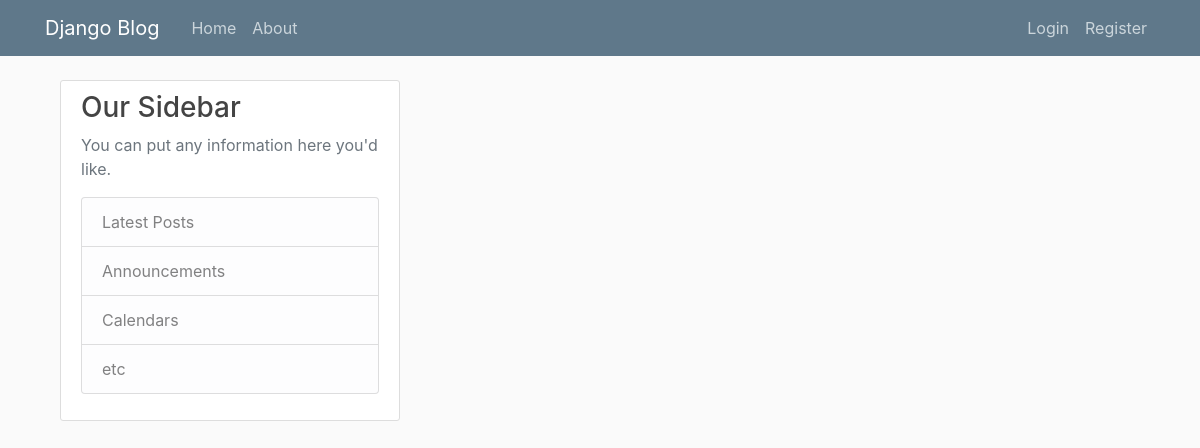
The app's page /, older data.
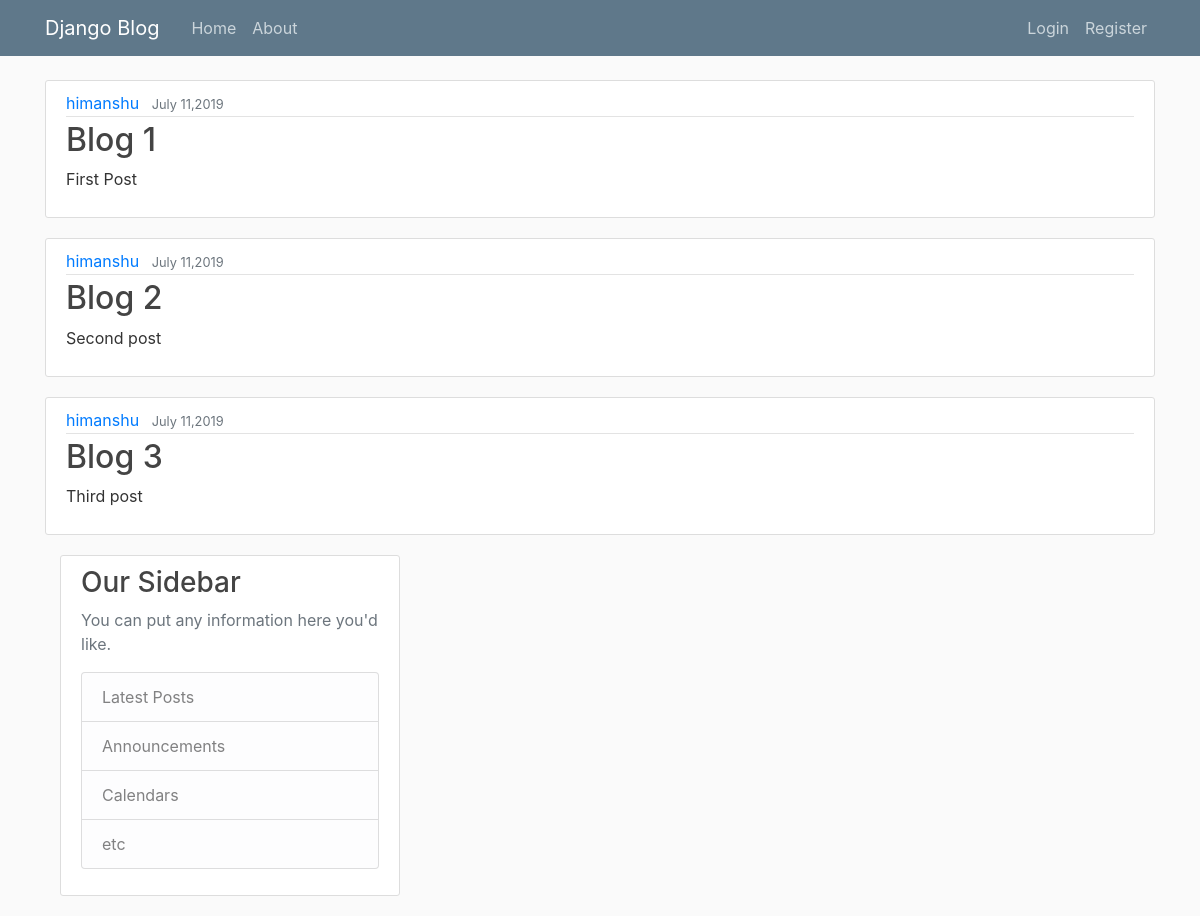
The same page, newer data.
### blog/models.py (models this page shows, shortened)
class Post(models.Model):
    title = models.CharField(max_length=100)
    content = models.TextField()
    date_posted = models.DateTimeField(default=timezone.now)
    author=models.ForeignKey(User,on_delete=models.CASCADE)

### blog/views.py (the view)
# urls.py: path('', views.home, name='blog-home'),
def home(request):
    context={
        'posts': Post.objects.all()
    }
    return render(request,'blog/home.html',context)

### blog/templates/blog/home.html
{% extends "blog/base.html" %}
{% block content %}
     {% for post in posts %}
           <article class="media content-section">
                   <div class="media-body">
                       <div class="article-metadata">
                             <a class="mr-2" href="#">{{ post.author }}</a>
                             <small class="text-muted">{{ post.date_posted|date:"F d,Y"}}</small>
                       </div>
                          <h2><a class="article-title" href="#">{{ post.title }}</a></h2>
                          <p class="article-content">{{ post.content }}</p>
                   </div>
            </article>
     {% endfor %}
{% endblock content %}

### blog/templates/blog/base.html (shortened to what this page needs)
{% load static %}
<!doctype html>
<html lang="en">
  <head>
    <link rel="stylesheet" href="https://stackpath.bootstrapcdn.com/bootstrap/4.3.1/css/bootstrap.min.css">
      <link rel="stylesheet" type="text/css" href="{% static  'blog/main.css' %}">
</head>
<body>
                <div class="container">
                    {% block content %}{% endblock %}
                </div>
                        <header class="site-header">
                          <nav class="navbar navbar-expand-md navbar-dark bg-steel fixed-top">
                            <div class="container">
                              <a class="navbar-brand mr-4" href="/">Django Blog</a>
                              <div class="collapse navbar-collapse" id="navbarToggle">
                                <div class="navbar-nav mr-auto">
                                  <a class="nav-item nav-link" href="/">Home</a>
                                  <a class="nav-item nav-link" href="/about">About</a>
                                </div>
                                <div class="navbar-nav">
                                  <a class="nav-item nav-link" href="#">Login</a>
                                  <a class="nav-item nav-link" href="#">Register</a>
                                </div>
                              </div>
                            </div>
                          </nav>
                        </header>
                        <main role="main" class="container">
                                        <div class="col-md-4">
                                          <div class="content-section">
                                            <h3>Our Sidebar</h3>
                                            <p class='text-muted'>You can put any information here you'd like.
                                              <ul class="list-group">
                                                <li class="list-group-item list-group-item-light">Latest Posts</li>
                                                <li class="list-group-item list-group-item-light">Announcements</li>
                                                <li class="list-group-item list-group-item-light">Calendars</li>
                                                <li class="list-group-item list-group-item-light">etc</li>
                                              </ul>
                                            </p>
                                         </div>
                    </div>
                </main>
</body>
</html>

### blog/static/blog/main.css (style rules this page uses)
body { background: #fafafa; color: #333333; margin-top: 5rem; }
h1, h2, h3, h4, h5, h6 { color: #444444; }
ul { margin: 0; }
.bg-steel { background-color: #5f788a; }
.site-header .navbar-nav .nav-link { color: #cbd5db; }
.content-section { background: #ffffff; padding: 10px 20px; border: 1px solid #dddddd; border-radius: 3px; margin-bottom: 20px; }
.article-title { color: #444444; }
.article-content { white-space: pre-line; }
.article-metadata { padding-bottom: 1px; margin-bottom: 4px; border-bottom: 1px solid #e3e3e3 }

Row changes from the older to the newer data that the page shows:
added Post: author "himanshu", date_posted "July 11,2019", title "Blog 1", content "First Post"
added Post: author "himanshu", date_posted "July 11,2019", title "Blog 2", content "Second post"
added Post: author "himanshu", date_posted "July 11,2019", title "Blog 3", content "Third post"
